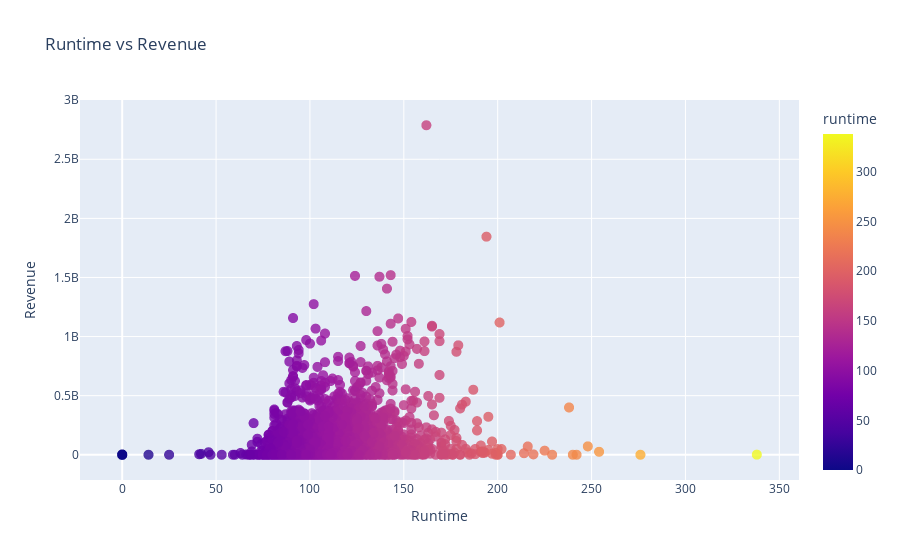

Here is the notebook cell this chart was saved with:
### Code cell
color_scale = px.colors.sequential.Plasma
fig = px.scatter(movies_data, x='runtime', y='revenue', color='runtime', title='Runtime vs Revenue',
                 color_continuous_scale=color_scale)
fig.update_traces(marker=dict(size=10, opacity=0.8))
fig.update_layout(xaxis_title='Runtime', yaxis_title='Revenue')
fig.show()

### Figure 1 — Plotly figure (JSON) as saved in the notebook; plotly's stock layout.template omitted (floating-point values rounded to 4 significant figures; data arrays with more than 128 entries replaced by an {"elided": "..."} marker saying what was removed)
{"data": [{"hovertemplate": "runtime=%{marker.color}<br>revenue=%{y}<extra></extra>", "legendgroup": "", "marker": {"color": {"elided": "4803 int values"}, "coloraxis": "coloraxis", "opacity": 0.8, "size": 10, "symbol": "circle"}, "mode": "markers", "name": "", "showlegend": false, "type": "scattergl", "x": {"elided": "4803 int values"}, "xaxis": "x", "y": {"elided": "4803 int values"}, "yaxis": "y"}], "layout": {"autosize": true, "coloraxis": {"colorbar": {"title": {"text": "runtime"}}, "colorscale": [[0, "#0d0887"], [0.1111, "#46039f"], [0.2222, "#7201a8"], [0.3333, "#9c179e"], [0.4444, "#bd3786"], [0.5556, "#d8576b"], [0.6667, "#ed7953"], [0.7778, "#fb9f3a"], [0.8889, "#fdca26"], [1, "#f0f921"]]}, "legend": {"tracegroupgap": 0}, "title": {"text": "Runtime vs Revenue"}, "xaxis": {"anchor": "y", "autorange": true, "domain": [0, 1], "range": [-21.67, 359.7], "title": {"text": "Runtime"}, "type": "linear"}, "yaxis": {"anchor": "x", "autorange": true, "domain": [0, 1], "range": [-284400000.0, 3072000000.0], "title": {"text": "Revenue"}, "type": "linear"}}}
